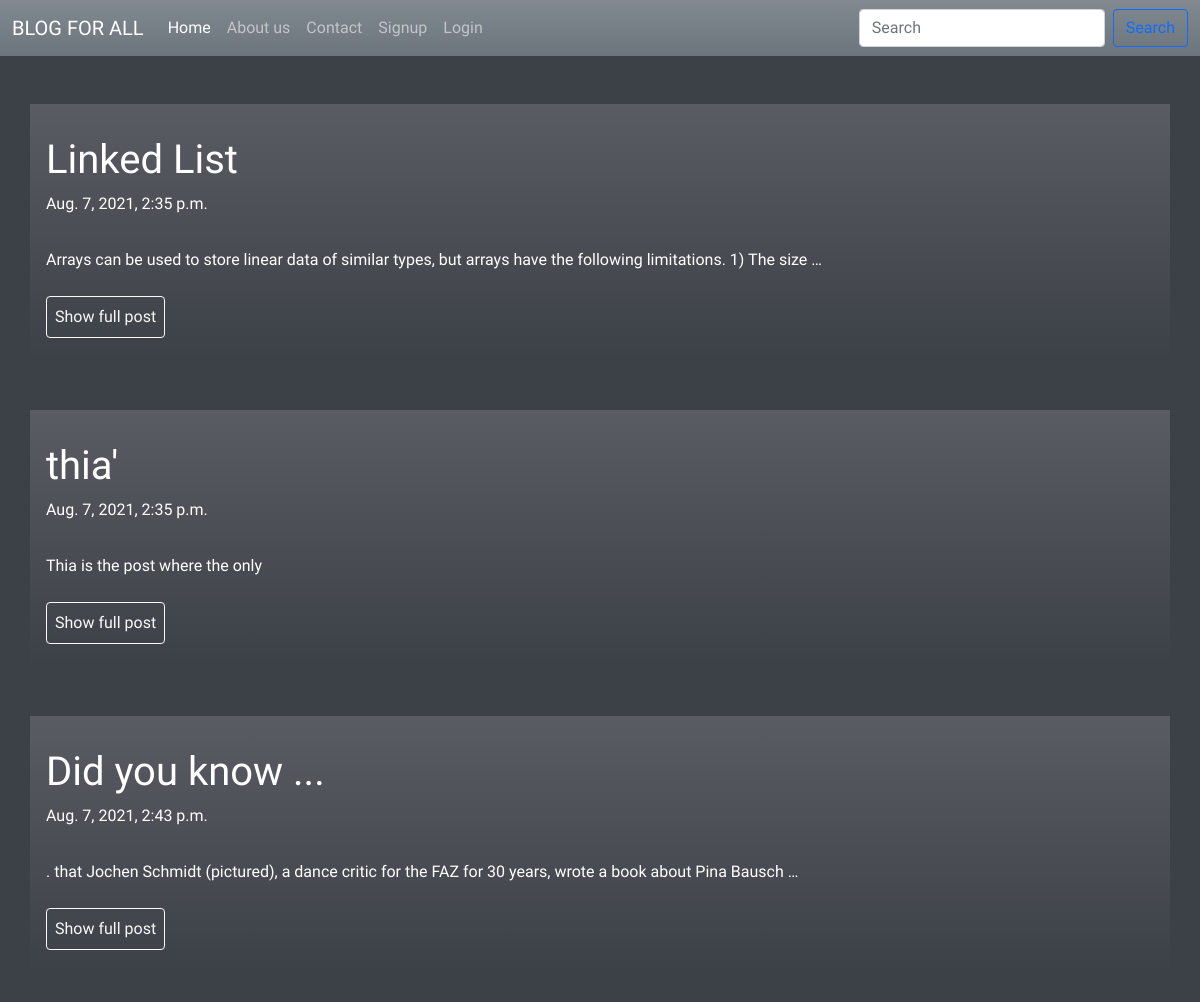
The page / on the database its author committed.
### post/models.py (models this page shows)
class User_post(models.Model):
    title       = models.CharField(max_length=100)
    discription = models.CharField(max_length=100000)
    date        = models.DateTimeField(default=datetime.now())

### post/views.py (the view)
# urls.py: 2. Add a URL to urlpatterns:  path('', views.home, name='home')
def home(request):
    if request.user.username == request.session.get('name'):
        obj=User_post.objects.all()
        return render(request,'post/home.html',{'object':obj})
    else:
        obj=User_post.objects.all()
        return render(request,'post/home.html',{'object':obj})

### post/templates/post/home.html (shortened to what this page needs)
{% extends 'base.html' %}
{% block content %}
{% for obj in object %}
<div class="container bg-gradient my-5 p-3 text-white" style="background-color: black(122, 58, 58);">
    <div class="row">
        <div class="col my-3">
            <h1>{{obj.title}}</h1>
            <p>{{obj.date}}</p>
        </div>
    </div>
    <div class="row">
        <div class="col">
            <p>{{obj.discription|truncatewords:20}}</p>
        </div>
    </div>
    <a href="{% url 'show' obj.id %}" class="btn btn-outline-light p-2 my-2">Show full post</a>
</div>
{% endfor %}
{% endblock content %}

### templates/base.html (shortened to what this page needs)
<!doctype html>
<html lang="en">
<head>
    <link href="https://cdn.jsdelivr.net/npm/bootstrap@5.0.2/dist/css/bootstrap.min.css" rel="stylesheet"
>
</head>
<body style="background-color: rgb(60, 64, 71); font-family: 'Baloo Bhai 2', cursive;">
    <nav class="navbar navbar-expand-lg navbar-dark bg-secondary bg-gradient">
        <div class="container-fluid">
          <a class="navbar-brand" href="{% url 'home' %}">BLOG FOR ALL</a>
          <div class="collapse navbar-collapse" id="navbarSupportedContent">
            <ul class="navbar-nav me-auto mb-2 mb-lg-0">
              <li class="nav-item">
                <a class="nav-link active" aria-current="page" href="{% url 'home' %}">Home</a>
              </li>
              <li class="nav-item">
                <a class="nav-link" href="{% url 'about' %}">About us</a>
              </li>
              <li class="nav-item">
                <a class="nav-link" href="#">Contact</a>
              </li>
              {% if request.user.is_authenticated %}
              <li class="nav-item">
                <a class="nav-link" href="{% url 'logout' %}">Logout</a>
              </li>
              {% else %}
              <li class="nav-item">
                <a class="nav-link" href="{% url 'signup' %}">Signup</a>
              </li>
              {% endif %}
              {% if not request.user.is_authenticated %}
                <li class="nav-item">
                  <a class="nav-link" href="{% url 'login' %}">Login</a>
                </li>
              {% endif %}
            </ul>
            <form class="d-flex">
              <input class="form-control me-2" type="search" placeholder="Search" aria-label="Search">
              <button class="btn btn-outline-primary" type="submit">Search</button>
            </form>
          </div>
        </div>
      </nav>
{% block content %}{% endblock content %}
</body>
</html>

### rows shown on the page
User_post: title "Linked List", date "Aug. 7, 2021, 2:35 p.m.", discription "Arrays can be used to store linear data of similar types, but arrays have the following limitations. 1) The size …"
User_post: title "thia'", date "Aug. 7, 2021, 2:35 p.m.", discription "Thia is the post where the only"
User_post: title "Did you know ...", date "Aug. 7, 2021, 2:43 p.m.", discription ". that Jochen Schmidt (pictured), a dance critic for the FAZ for 30 years, wrote a book about Pina Bausch …"
